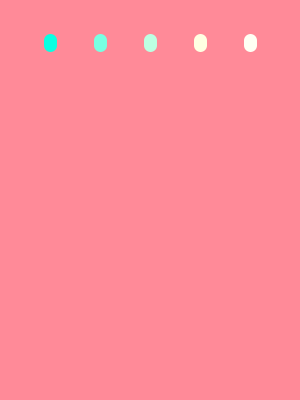
Frame 1 (no input)
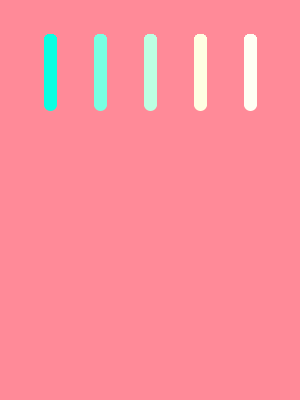
Frame 60 (the mouse pressed at the canvas centre just before this capture)
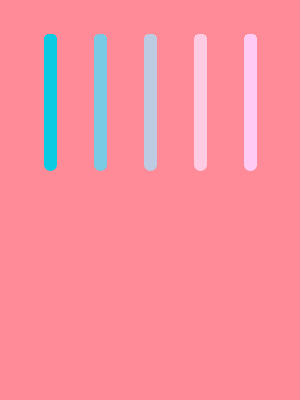
Frame 120 (the mouse held since frame 60 and released just before this capture)

The Processing sketch that drew these frames (run headless with seeded random() and noise(); from frame 60 on, the mouse is pressed at the canvas centre):

// Processing sketch: processing_144701
// ── processing_144701.pde


int x=10;

int y=5;

int f=5;


void setup(){
  
size(300,400);
background(255,138,152);
}

void draw(){
 
  float f= mouseY;
  smooth();

stroke(10,x+255,226);
strokeWeight(13);
line(50,y+40,50,40);

stroke(120,x+255,226);
strokeWeight(13);
line(100,y+40,100,40);

stroke(188,x+255,226);
strokeWeight(13);
line(150,y+40,150,40);

stroke(255,x+255,226);
strokeWeight(13);
line(200,y+40,200,40);

stroke(255,x+255,244);
strokeWeight(13);
line(250,y+40,250,40);

y=y+1;

if(y>260){
  
  y=20;
}

x=x+1;

if(x>80){
  
  x=-100;
}

}
